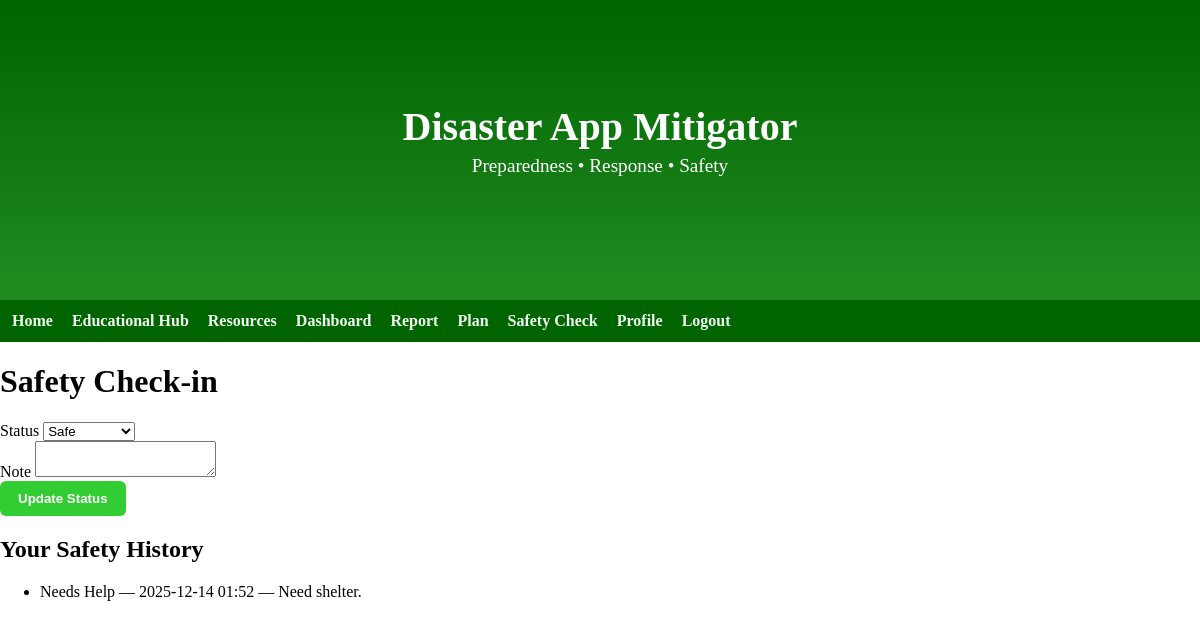
/safetycheck (signed in), run on the app's committed database.
### python/models.py (models this page shows)
class SafetyCheck(db.Model):
    __tablename__ = "safety_check"
    id = db.Column(db.Integer, primary_key=True)
    user_id = db.Column(db.Integer, db.ForeignKey("user.id"), nullable=False)
    status = db.Column(db.String(50), nullable=False)
    note = db.Column(db.Text)
    created_at = db.Column(db.DateTime, default=datetime.utcnow)
    user = db.relationship("User")

### app.py (the view)
@app.route("/safetycheck", methods=["GET", "POST"])
@login_required
def safetycheck():
    form = SafetyForm()
    if form.validate_on_submit():
        entry = SafetyCheck(user_id=session["user_id"], status=form.status.data, note=form.note.data)
        db.session.add(entry)
        db.session.commit()
        flash("Safety status updated.")
        return redirect(url_for("safetycheck"))
    history = SafetyCheck.query.filter_by(user_id=session["user_id"]).order_by(SafetyCheck.created_at.desc()).all()
    return render_template("safetycheck.html", form=form, history=history)

### python/forms.py
class SafetyForm(FlaskForm):
    status = SelectField("Status", choices=[("Safe", "Safe"), ("Needs Help", "Needs Help"), ("Missing", "Missing")], validators=[DataRequired()])
    note = TextAreaField("Note", validators=[Optional()])
    submit = SubmitField("Update Status")

### python/utils.py (called while the page is built)
def login_required(f):
    @wraps(f)
    def decorated_function(*args, **kwargs):
        if not session.get("user_id"):
            flash("Please log in to access this page.")
            return redirect(url_for("login"))
        return f(*args, **kwargs)
    return decorated_function

### templates/safetycheck.html (shortened to what this page needs)
{% extends "base.html" %}
{% block content %}
  <h1>Safety Check-in</h1>
  <form method="post">
    <div>{{ form.status.label }} {{ form.status() }}</div>
    <div>{{ form.note.label }} {{ form.note() }}</div>
    <div>{{ form.submit() }}</div>
  </form>
  <h2>Your Safety History</h2>
  <ul>
    {% for s in history %}
      <li>{{ s.status }} — {{ s.created_at.strftime("%Y-%m-%d %H:%M") }} — {{ s.note or "No note" }}</li>
    {% else %}
      <li>No entries yet.</li>
    {% endfor %}
  </ul>
{% endblock %}

### static/css/style.css (style rules this page uses)
body, .navbar { margin: 0; padding: 0; }
button, input[type="submit"] { background: #a0522d; color: #fff8dc; border: none; padding: 10px 18px; border-radius: 20px; cursor: pointer; font-weight: bold; }
body::before { content: ""; position: fixed; top: 0; left: 0; right: 0; bottom: 0; background: rgba(255, 255, 255, 0.6); z-index: -1; }
button, input[type="submit"] { background-color: #32cd32; color: white; border: none; padding: 10px 18px; border-radius: 6px; cursor: pointer; font-weight: bold; }

### data on the page
SafetyCheck: status "Needs Help", created_at "2025-12-14 01:52", note "Need shelter."
